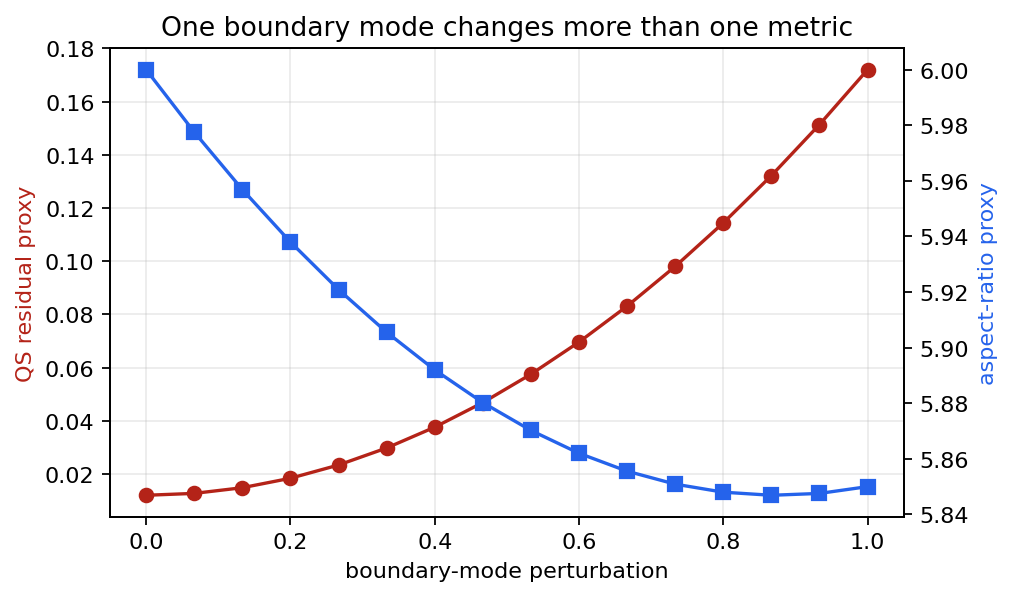
#> input picture assets/figures/01_boundary_mode_scan.png, 1013 x 597 px; its folder holds only this picture in this run
$ python audit_figure_whitespace.py
#> lines starting #> are read from the running program, lines starting #| are printed output that depends on the picture
#!/usr/bin/env python3
from __future__ import annotations

from pathlib import Path

from PIL import Image, ImageChops


ROOT = Path(__file__).resolve().parents[1]
FIGURE_DIR = ROOT / "assets" / "figures"

MAX_GENERAL_WHITESPACE = 0.38
MAX_THIN_3D_WHITESPACE = 0.56
THIN_3D_FIGURES = {
    "04_initial_coils.png",
    "04_final_coils.png",
    "06_fieldlines.png",
}


def whitespace_fraction(path: Path, threshold: int = 12) -> tuple[float, tuple[int, int, int, int]]:
#> called with threshold = 12
    image = Image.open(path).convert("RGB")
    white = Image.new("RGB", image.size, "white")
#> white: PIL image 1013x597 RGB; every value is 255
    diff = ImageChops.difference(image, white).convert("L")
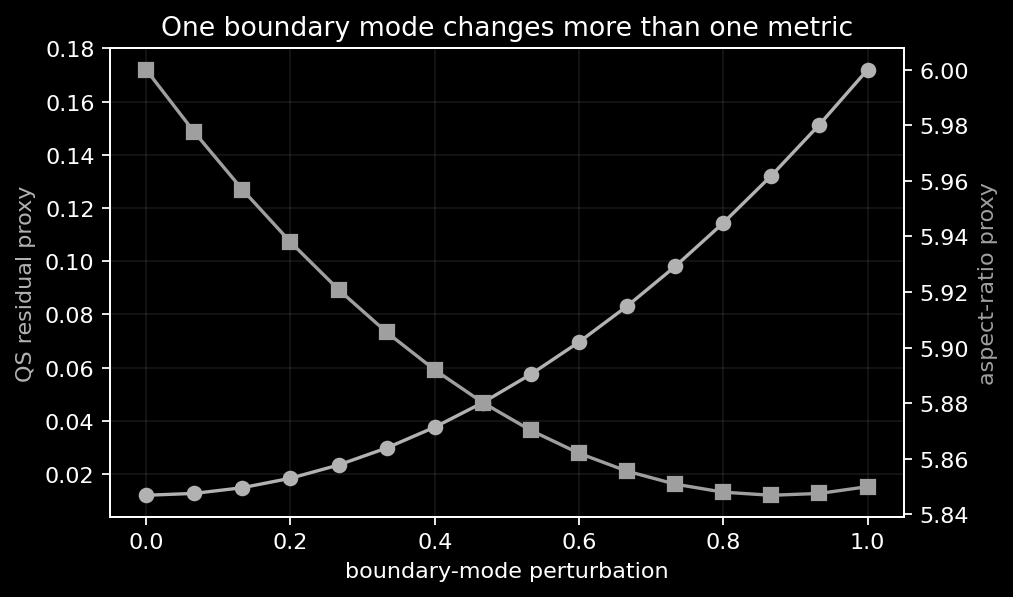
#> diff: PIL image 1013x597 L; min 0, max 255, mean 10.5
    bbox = diff.point(lambda value: 255 if value > threshold else 0).getbbox()
#> bbox = (15, 16, 997, 582)
    if bbox is None:
        return 1.0, (0, 0, image.size[0], image.size[1])
    left, top, right, bottom = bbox
#> left = 15; top = 16; right = 997; bottom = 582
    content_area = (right - left) * (bottom - top)
#> content_area = 555812
    return 1.0 - content_area / (image.size[0] * image.size[1]), (
        left,
        top,
        image.size[0] - right,
        image.size[1] - bottom,
    )


def main() -> int:
    failures: list[str] = []
    rows = []
    for path in sorted(FIGURE_DIR.glob("*.png")):
        fraction, margins = whitespace_fraction(path)
#> fraction = 0.0809; margins = (15, 16, 16, 15)
        limit = MAX_THIN_3D_WHITESPACE if path.name in THIN_3D_FIGURES else MAX_GENERAL_WHITESPACE
        rows.append((fraction, path.name, margins, limit))
        if fraction > limit:
            failures.append(f"{path.name}: {fraction:.1%} whitespace exceeds {limit:.1%}; margins={margins}")

    for fraction, name, margins, limit in sorted(rows, reverse=True):
        marker = "FAIL" if fraction > limit else "OK"
        print(f"{marker:4s} {fraction:5.1%} {name:38s} margins={margins}")
#> this loop made 1 pass
#> (fraction, name, margins, limit, marker) on pass 1: (0.0809, '01_boundary_mode_scan.png', (15, 16, 16, 15), 0.38, 'OK')
#| OK    8.1% 01_boundary_mode_scan.png              margins=(15, 16, 16, 15)

    if failures:
        print("\nWhitespace audit failed:")
        for failure in failures:
            print(f"- {failure}")
        return 1
    print("\nFigure whitespace audit passed.")
    return 0


if __name__ == "__main__":
    raise SystemExit(main())
#> (the program exits here)

$ run again, on assets/figures/01_hsx_surface.png
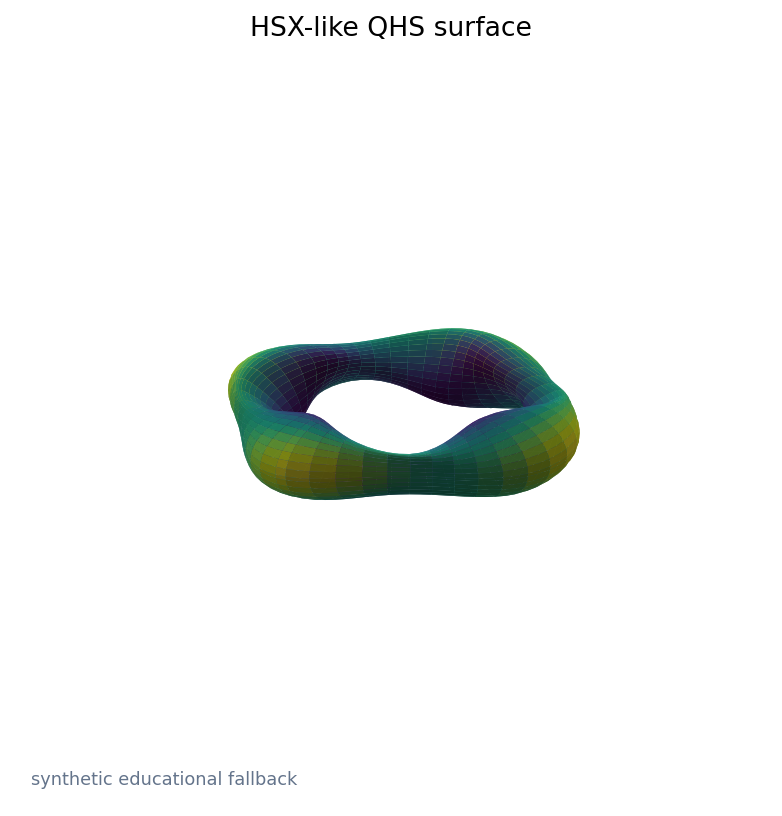
#> input picture assets/figures/01_hsx_surface.png, 782 x 816 px
#> white: PIL image 782x816 RGB; every value is 255
#> in whitespace_fraction, `diff = ImageChops.difference(image, white).convert("L")`:
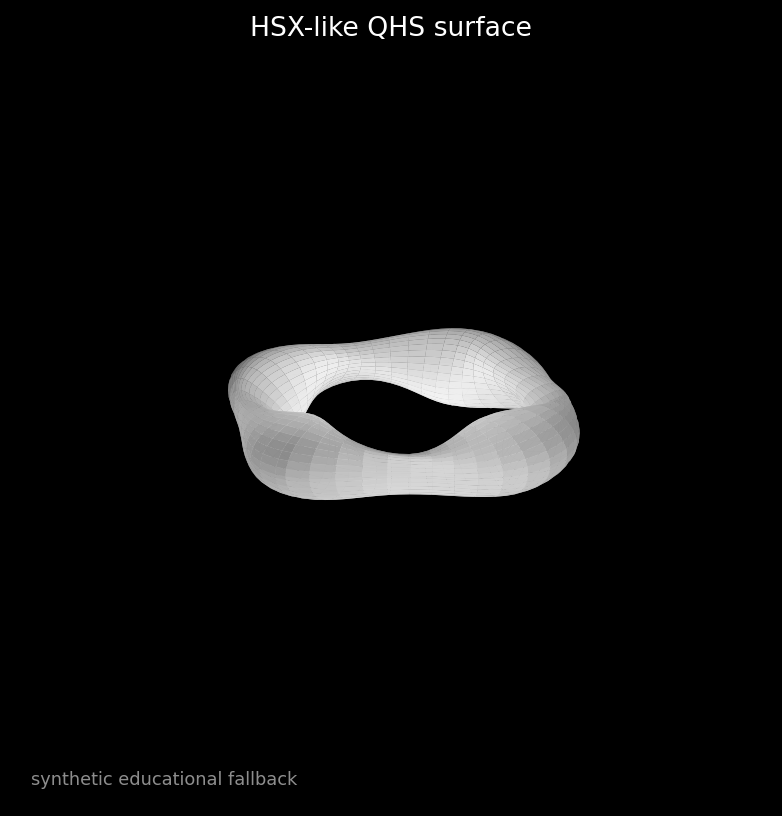
#> diff: PIL image 782x816 L; min 0, max 255, mean 13.1
#> bbox = (32, 16, 580, 789)
#> left = 32; top = 16; right = 580; bottom = 789
#> content_area = 423604
#> in main, `fraction, margins = whitespace_fraction(path)`: fraction = 0.336; margins = (32, 16, 202, 27)
#> the loop in main, `for fraction, name, margins, limit in sorted(rows, reverse=True):` made 1 pass
#> (fraction, name, margins, limit, marker) on pass 1: (0.336, '01_hsx_surface.png', (32, 16, 202, 27), 0.38, 'OK')
#> (printed output is left out)

$ run again, on assets/figures/01_iota_profile.png
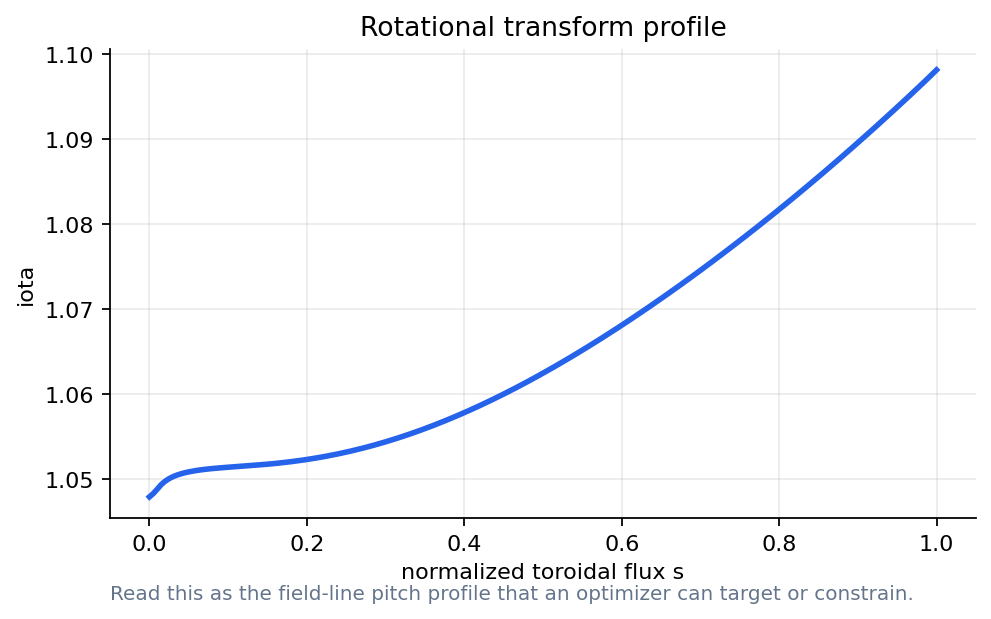
#> input picture assets/figures/01_iota_profile.png, 991 x 619 px
#> white: PIL image 991x619 RGB; every value is 255
#> in whitespace_fraction, `diff = ImageChops.difference(image, white).convert("L")`:
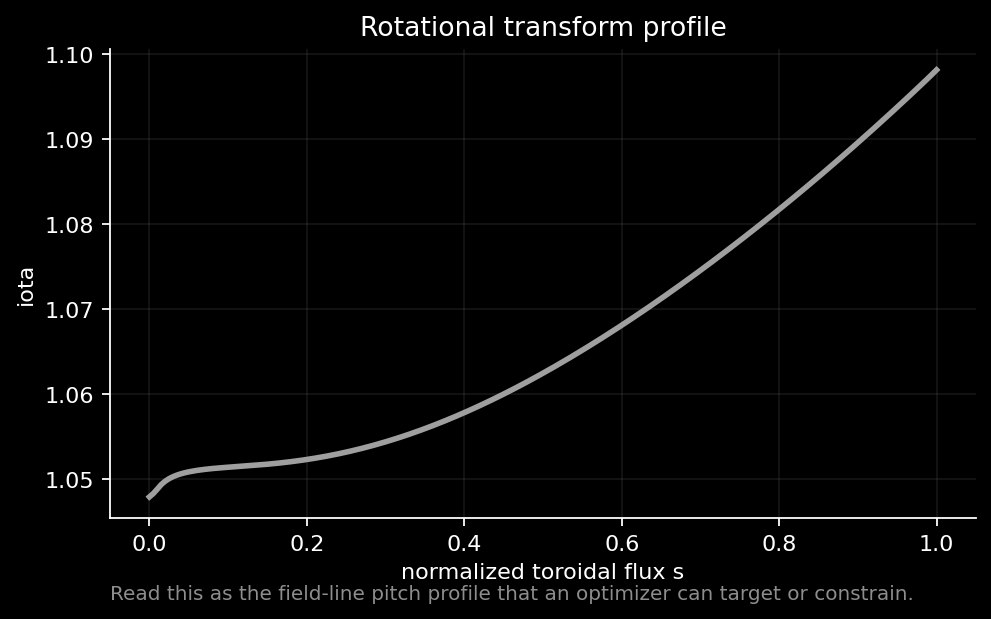
#> diff: PIL image 991x619 L; min 0, max 255, mean 5.9
#> bbox = (17, 16, 977, 604)
#> left = 17; top = 16; right = 977; bottom = 604
#> content_area = 564480
#> in main, `fraction, margins = whitespace_fraction(path)`: fraction = 0.0798; margins = (17, 16, 14, 15)
#> the loop in main, `for fraction, name, margins, limit in sorted(rows, reverse=True):` made 1 pass
#> (fraction, name, margins, limit, marker) on pass 1: (0.0798, '01_iota_profile.png', (17, 16, 14, 15), 0.38, 'OK')
#> (printed output is left out)
